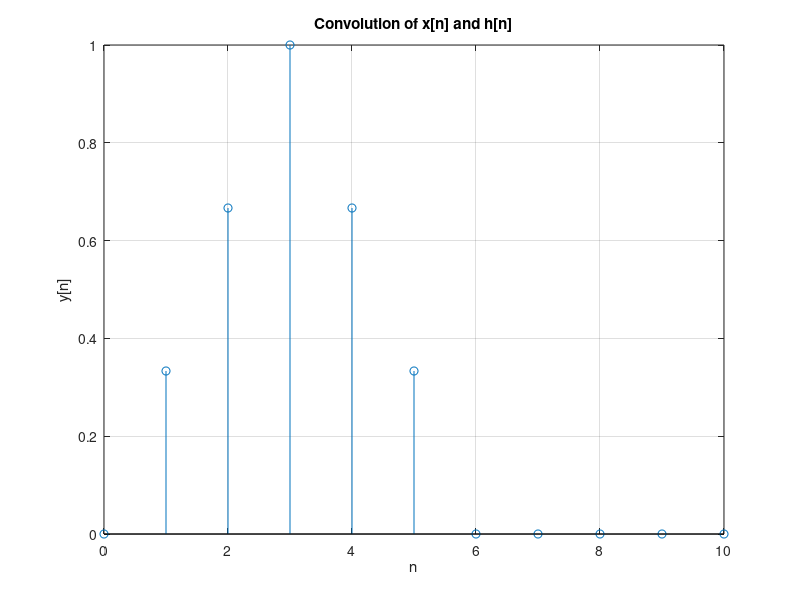
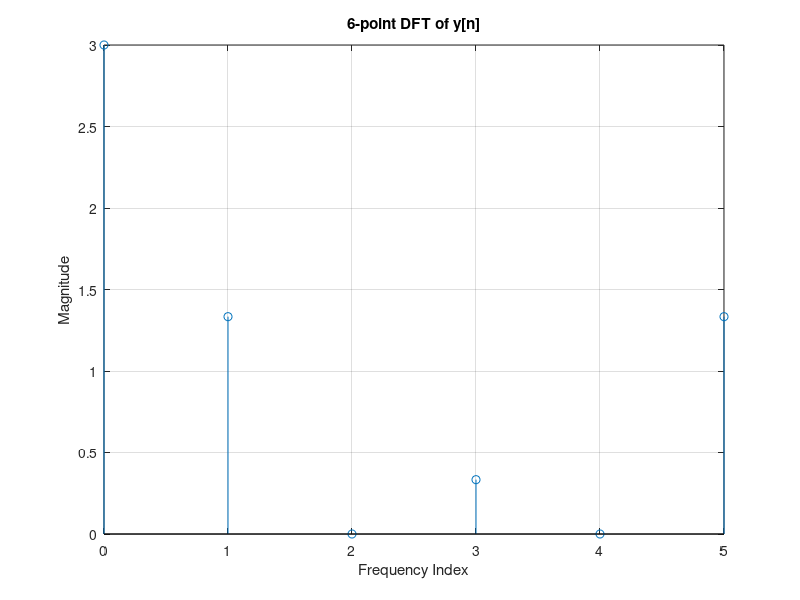
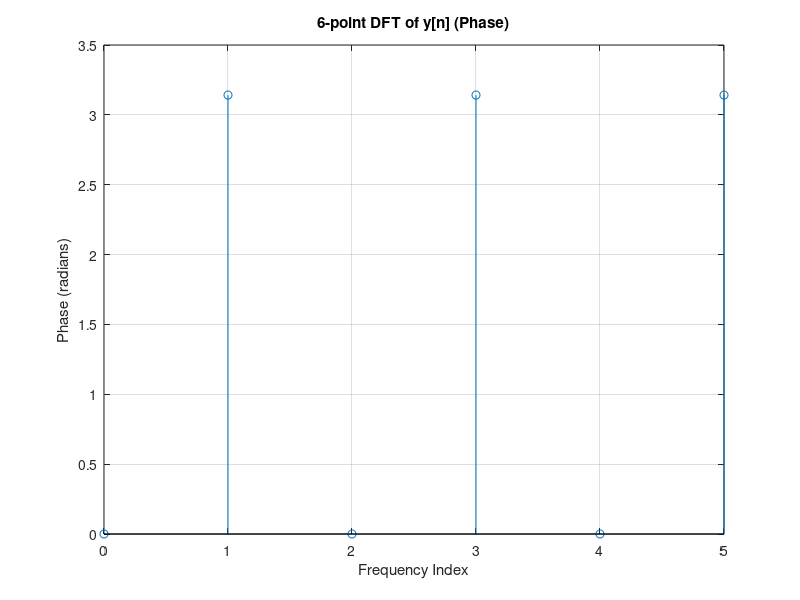

MATLAB code to generate these figures, in order:
n = 0:5; 
x = zeros(size(n));
x(1:3) = [1, 1, 1]; % x[n] = 1 for 0 <= n <= 2

h = zeros(size(n));
h(2:4) = 1/3; % h[n] = 1/3 for 1 <= n <= 3

y = conv(x, h);

ny = 0:(length(x) + length(h) - 2);

figure;
stem(ny, y);
title('Convolution of x[n] and h[n]');
xlabel('n');
ylabel('y[n]');
grid on;

% 6-point DFT
Y = fft(y, 6);

figure;
stem(0:5, abs(Y));
title('6-point DFT of y[n]');
xlabel('Frequency Index');
ylabel('Magnitude');
grid on;

figure;
stem(0:5, angle(Y));
title('6-point DFT of y[n] (Phase)');
xlabel('Frequency Index');
ylabel('Phase (radians)');
grid on;